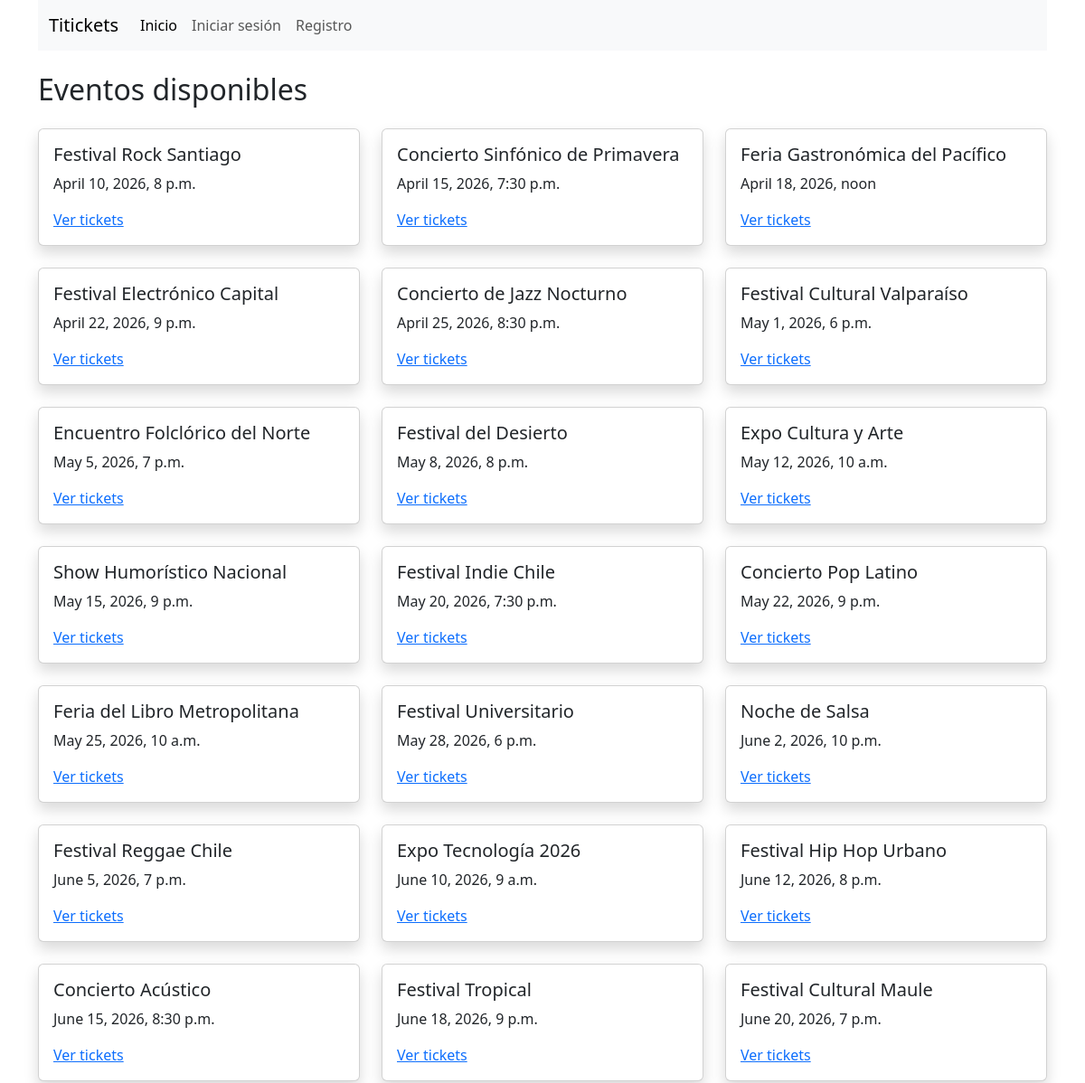
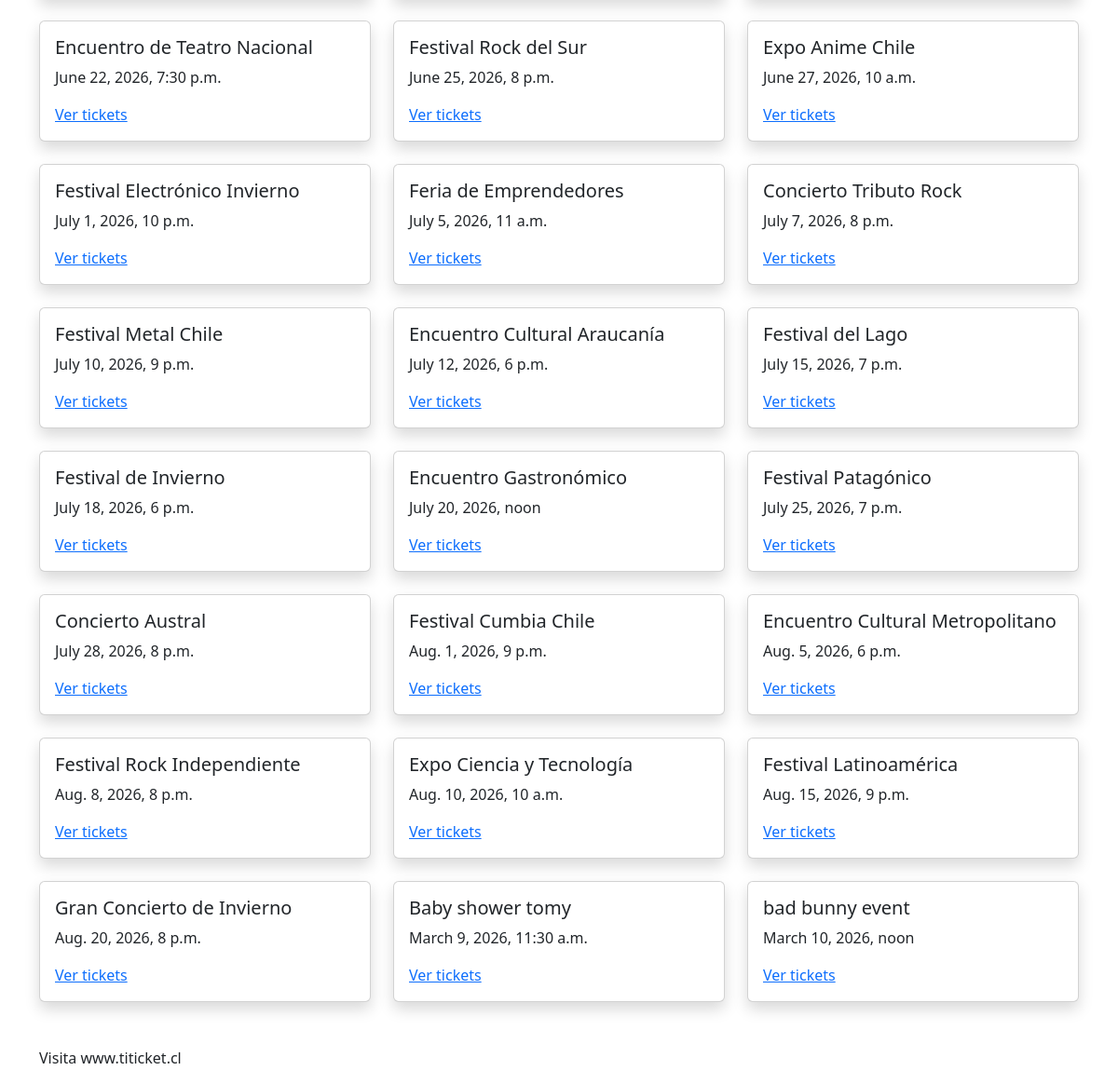
The page / on the database its author committed (2 pictures, top to bottom).
### core/models.py (models this page shows, shortened)
class Evento(models.Model):
    nombre = models.CharField(max_length=150)
    descripcion = models.TextField()
    fecha_evento = models.DateTimeField()
    lugar = models.CharField(max_length=150)
    comuna = models.ForeignKey(Comuna, on_delete=models.CASCADE)
    productora = models.ForeignKey(Productora, on_delete=models.CASCADE, related_name="eventos")
    activo = models.BooleanField(default=True)
    fecha_creacion = models.DateTimeField(auto_now_add=True)

### core/views.py (the view)
# urls.py: path('', views.lista_eventos, name='lista_eventos'),
def lista_eventos(request):
    eventos = Evento.objects.filter(activo=True)
    return render(request, 'eventos/lista.html', {'eventos': eventos})

### core/templates/eventos/lista.html
{% extends 'base.html' %}
{% block contenido %}
<h2 class="mb-4">Eventos disponibles</h2>
<div class="row">
    {% for evento in eventos %}
        <div class="col-md-4 mb-4">
            <div class="card shadow">
                <div class="card-body">
                    <h5>{{ evento.nombre }}</h5>
                    <p>{{ evento.fecha_evento }}</p>
                    <a href="{% url 'detalle_evento' evento.id%}">Ver tickets</a>
                </div>
            </div>
        </div>
    {% endfor %}
</div>
{% endblock %}

### core/templates/base.html (shortened to what this page needs)
<!doctype html>
<html lang="es">
<head>
    <link href="https://cdn.jsdelivr.net/npm/bootstrap@5.3.2/dist/css/bootstrap.min.css" rel="stylesheet"
>
</head>
<body>
    <header>
        <div class="container">
            <nav class="navbar navbar-expand-lg bg-body-tertiary">
                <div class="container-fluid">
                    <a class="navbar-brand" href="{% url 'lista_eventos' %}">Titickets</a>
                    <div class="collapse navbar-collapse" id="navbarNavAltMarkup">
                        <div class="navbar-nav">
                            <a class="nav-link active" aria-current="page" href="{% url 'lista_eventos' %}">Inicio</a>
                            {% if user.is_authenticated %}
                                <a class="nav-link" href="{% url 'ver_carrito' %}">Ver carrito</a>
                                <form action="{% url 'logout' %}" method="post">
                                    {% csrf_token %}
                                    <button class="btn btn-link nav-link">Cerrar sesión</button>
                                </form>
                                {% if user.groups.all.0.name == "administrador" %}
                                    <a class="nav-link" href="{% url 'lista_productoras' %}">Listar productoras</a>
                                    <a class="nav-link" href="{% url 'lista_ubicaciones' %}">Listar ubicaciones</a>
                                    <a class="nav-link" href="{% url 'crear_evento' %}">Crear evento</a>
                                {% endif %}
                                {% else %}
                                <a class="nav-link" href="{% url 'login' %}">Iniciar sesión</a>
                                <a class="nav-link" href="{% url 'registro_cliente' %}">Registro</a>
                            {% endif %}
                        </div>
                    </div>
                </div>
            </nav>
        </div>
    </header>
    <main>
        <div class="container mt-4 mb-4">
            {% block contenido %}
            {% endblock %}
        </div>
    </main>
    <footer>
        <div class="container">
            <p>Visita www.titicket.cl</p>
        </div>
    </footer>
</body>
</html>

### rows shown on the page
Evento: nombre "Festival Rock Santiago", fecha_evento "April 10, 2026, 8 p.m."
Evento: nombre "Concierto Sinfónico de Primavera", fecha_evento "April 15, 2026, 7:30 p.m."
Evento: nombre "Feria Gastronómica del Pacífico", fecha_evento "April 18, 2026, noon"
Evento: nombre "Festival Electrónico Capital", fecha_evento "April 22, 2026, 9 p.m."
Evento: nombre "Concierto de Jazz Nocturno", fecha_evento "April 25, 2026, 8:30 p.m."
Evento: nombre "Festival Cultural Valparaíso", fecha_evento "May 1, 2026, 6 p.m."
Evento: nombre "Encuentro Folclórico del Norte", fecha_evento "May 5, 2026, 7 p.m."
Evento: nombre "Festival del Desierto", fecha_evento "May 8, 2026, 8 p.m."
Evento: nombre "Expo Cultura y Arte", fecha_evento "May 12, 2026, 10 a.m."
Evento: nombre "Show Humorístico Nacional", fecha_evento "May 15, 2026, 9 p.m."
Evento: nombre "Festival Indie Chile", fecha_evento "May 20, 2026, 7:30 p.m."
Evento: nombre "Concierto Pop Latino", fecha_evento "May 22, 2026, 9 p.m."
Evento: nombre "Feria del Libro Metropolitana", fecha_evento "May 25, 2026, 10 a.m."
Evento: nombre "Festival Universitario", fecha_evento "May 28, 2026, 6 p.m."
Evento: nombre "Noche de Salsa", fecha_evento "June 2, 2026, 10 p.m."
Evento: nombre "Festival Reggae Chile", fecha_evento "June 5, 2026, 7 p.m."
Evento: nombre "Expo Tecnología 2026", fecha_evento "June 10, 2026, 9 a.m."
Evento: nombre "Festival Hip Hop Urbano", fecha_evento "June 12, 2026, 8 p.m."
Evento: nombre "Concierto Acústico", fecha_evento "June 15, 2026, 8:30 p.m."
Evento: nombre "Festival Tropical", fecha_evento "June 18, 2026, 9 p.m."
Evento: nombre "Festival Cultural Maule", fecha_evento "June 20, 2026, 7 p.m."
Evento: nombre "Encuentro de Teatro Nacional", fecha_evento "June 22, 2026, 7:30 p.m."
Evento: nombre "Festival Rock del Sur", fecha_evento "June 25, 2026, 8 p.m."
Evento: nombre "Expo Anime Chile", fecha_evento "June 27, 2026, 10 a.m."
Evento: nombre "Festival Electrónico Invierno", fecha_evento "July 1, 2026, 10 p.m."
Evento: nombre "Feria de Emprendedores", fecha_evento "July 5, 2026, 11 a.m."
Evento: nombre "Concierto Tributo Rock", fecha_evento "July 7, 2026, 8 p.m."
Evento: nombre "Festival Metal Chile", fecha_evento "July 10, 2026, 9 p.m."
Evento: nombre "Encuentro Cultural Araucanía", fecha_evento "July 12, 2026, 6 p.m."
Evento: nombre "Festival del Lago", fecha_evento "July 15, 2026, 7 p.m."
Evento: nombre "Festival de Invierno", fecha_evento "July 18, 2026, 6 p.m."
Evento: nombre "Encuentro Gastronómico", fecha_evento "July 20, 2026, noon"
Evento: nombre "Festival Patagónico", fecha_evento "July 25, 2026, 7 p.m."
Evento: nombre "Concierto Austral", fecha_evento "July 28, 2026, 8 p.m."
Evento: nombre "Festival Cumbia Chile", fecha_evento "Aug. 1, 2026, 9 p.m."
Evento: nombre "Encuentro Cultural Metropolitano", fecha_evento "Aug. 5, 2026, 6 p.m."
Evento: nombre "Festival Rock Independiente", fecha_evento "Aug. 8, 2026, 8 p.m."
Evento: nombre "Expo Ciencia y Tecnología", fecha_evento "Aug. 10, 2026, 10 a.m."
Evento: nombre "Festival Latinoamérica", fecha_evento "Aug. 15, 2026, 9 p.m."
Evento: nombre "Gran Concierto de Invierno", fecha_evento "Aug. 20, 2026, 8 p.m."
Evento: nombre "Baby shower tomy", fecha_evento "March 9, 2026, 11:30 a.m."
Evento: nombre "bad bunny event", fecha_evento "March 10, 2026, noon"
